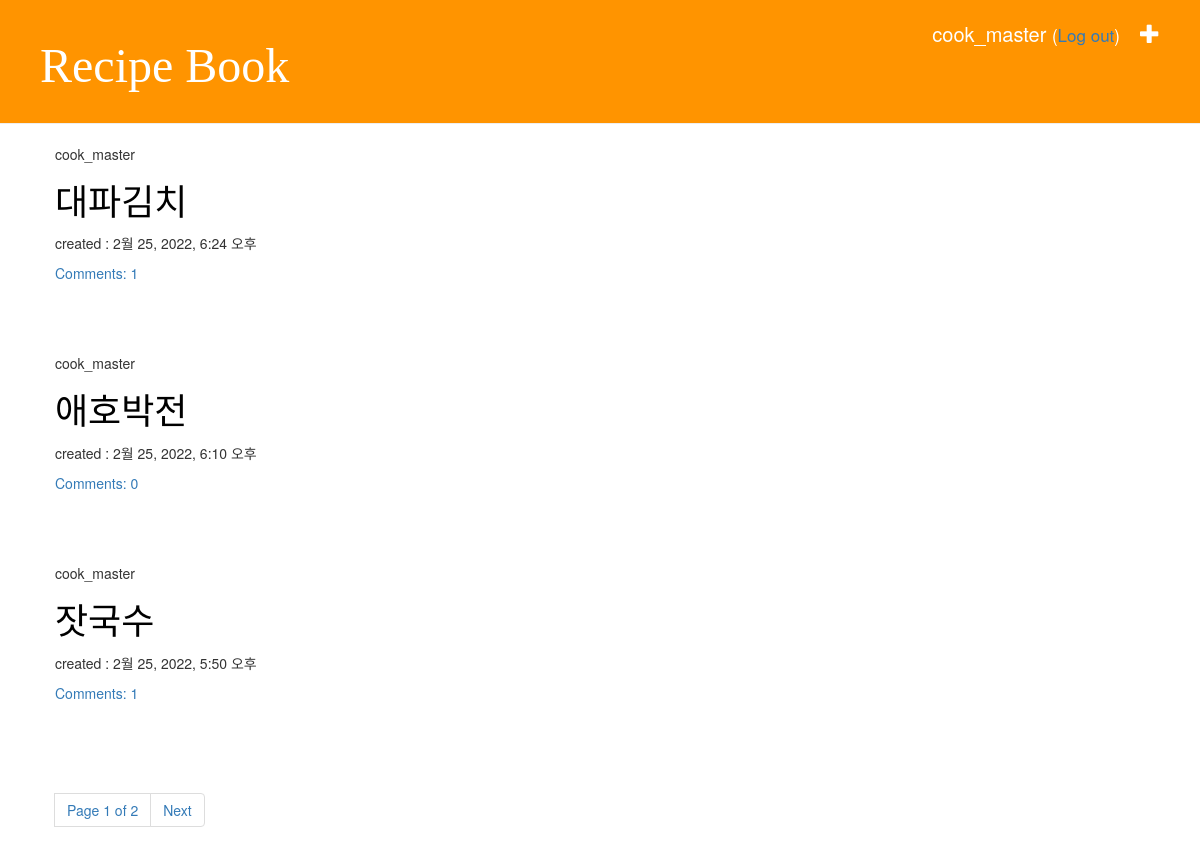
The page /recipe/ (signed in) on the database its author committed.
### recipe/models.py (models this page shows, shortened)
class Recipe(models.Model):
    author = models.ForeignKey('auth.User', on_delete=models.CASCADE)
    food_name = models.CharField(max_length=500)
    ingredient = models.TextField()
    recipe = models.TextField()
    created_date = models.DateTimeField(default=timezone.now)
    def approved_comments(self):
        return self.comments.filter(approved_comment=True)

### recipe/views.py (the view)
# urls.py: path('', views.recipe_list, name='recipe_list'),
def recipe_list(request):
    recipes = Recipe.objects.filter(created_date__lte=timezone.now()).order_by('-created_date')
    paginator = Paginator(recipes, 3)
    try:
        page_number = request.GET.get('page')
        page = paginator.page(page_number)
    except PageNotAnInteger:
        page = paginator.page(1)
    except EmptyPage:
        page = paginator.page(paginator.num_pages)
    return render(request, 'recipe/recipe_list.html', {'recipes': page})

### recipe/templates/recipe/recipe_list.html
{% extends 'recipe/background.html' %}
{% block block %}
    {% for recipe in recipes %}
        <div class="post">
            <p>{{ recipe.author }}</p>
            <h1><a href="{% url 'recipe_detail' pk=recipe.pk %}">{{ recipe.food_name }}</a> </h1>
            <div>
                <p>created : {{ recipe.created_date }}</p>
            </div>
            <a href="{% url 'recipe_detail' pk=recipe.pk %}">Comments: {{ recipe.approved_comments.count }}</a>
        </div>
    {% empty %}
        <p>등록된 recipe가 없습니다.</p>
    {% endfor %}
    {% include 'recipe/pagination.html' with page=recipes%}
{% endblock %}

### recipe/templates/recipe/background.html (shortened to what this page needs)
<!DOCTYPE html>
{% load static %}
<html lang="ko">
<head>
    <link rel="stylesheet" href="https://maxcdn.bootstrapcdn.com/bootstrap/3.3.2/css/bootstrap.min.css">
    <link rel="stylesheet" href="https://maxcdn.bootstrapcdn.com/bootstrap/3.3.2/css/bootstrap-theme.min.css">
    <link rel ="stylesheet"href="{% static  'css/recipe.css' %}">
</head>
<body>
    <div class="page-header">
        {% if user.is_authenticated %}
            <a href= "{% url 'recipe_new' %}"  class="top-menu">
                <span class="glyphicon glyphicon-plus"></span></a>
            <p class="top-menu">{{ user.username }}
                <small>
                    (<a href="{% url 'logout' %}?next={{ request.path }}">Log out</a>)
                </small>
            </p>
        {% else %}
             <a href="{% url 'login' %}" class="top-menu">
                 <span class="glyphicon glyphicon-lock"></span></a>
        {% endif %}
        <h1><a href="{% url 'recipe_list' %}">Recipe Book</a></h1>
    </div>
    <div class="content container">
        <div class="row">
            <div class="col-sm-12">
                {% block block %}
                {% endblock %}
            </div>
        </div>
    </div>
</body>
</html>

### recipe/static/css/recipe.css (style rules this page uses)
.page-header { background-color: #ff9400; margin-top: 0; padding: 20px 20px 20px 40px; }
.page-header h1, .page-header h1 a, .page-header h1 a:visited, .page-header h1 a:active { color: #ffffff; font-size: 36pt; text-decoration: none; }
.content { margin-left: 40px; }
h1, h2, h3, h4 { font-family: '맑은 고딕 Semilight', cursive; }
.top-menu, .top-menu:hover, .top-menu:visited { color: #ffffff; float: right; font-size: 15pt; margin-right: 20px; }
.post { margin-bottom: 70px; }
.post h1 a, .post h1 a:visited { color: #000000; font-family: 'Gaegu', cursive; }

### rows shown on the page
Recipe: author "cook_master", food_name "대파김치", created_date "2월 25, 2022, 6:24 오후", approved_comments.count "1"
Recipe: author "cook_master", food_name "애호박전", created_date "2월 25, 2022, 6:10 오후", approved_comments.count "0"
Recipe: author "cook_master", food_name "잣국수", created_date "2월 25, 2022, 5:50 오후", approved_comments.count "1"

### other values the page prints
{{ user.username }} "cook_master"
{{ page.number }} "1"
{{ page.paginator.num_pages }} "2"
